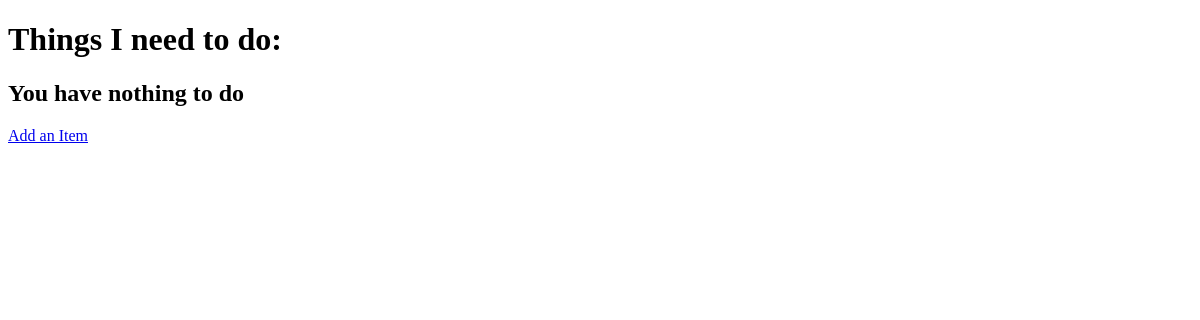
/, run on an earlier commit of the app's database.
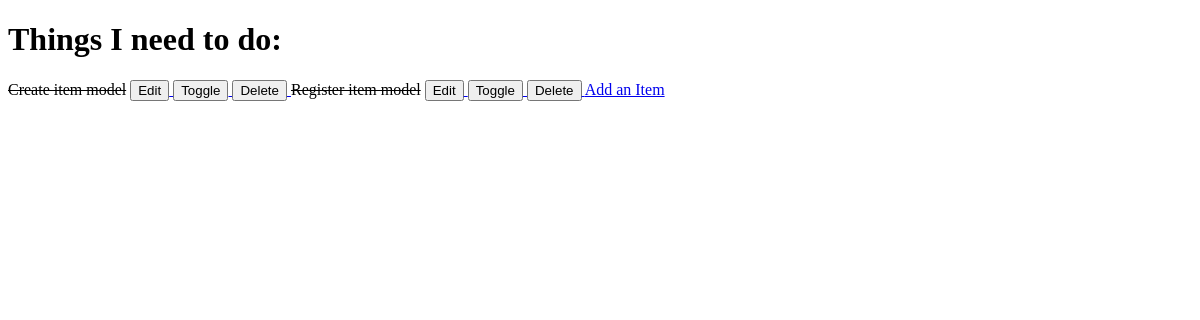
And on a later commit of the database.
### firstapp/models.py (models this page shows, shortened)
class Item(models.Model):
    name = models.CharField(max_length=50, null=False, blank=False)
    done = models.BooleanField(null=False, blank=False, default=False)

### firstapp/views.py (the view)
# urls.py: path('', views.get_first_app, name='get_first_app'),
def get_first_app(request):
    items = Item.objects.all()
    context = {
        'items': items
    }
    return render(request, 'firstapp/firstapp.html', context)

### firstapp/templates/firstapp/firstapp.html (shortened to what this page needs)
<!DOCTYPE html>
<html lang="en">
<head>
</head>
<body>
    <h1>Things I need to do:</h1>
    {% for item in items %}
    <tr>
        {% if item.done %}
        <td><strike>{{ item.name }}</strike></td>
        {% else %}
        <td>{{ item.name }}</td>
        {% endif %}
        <td>
            <a href="/edit/{{ item.id }}">
                <button>Edit</button>
            </a>
            <a href="/toggle/{{ item.id }}">
                <button>Toggle</button>
            </a>
            <a href="/delete/{{ item.id }}">
                <button>Delete</button>
            </a>
        </td>
    </tr>
    {% empty %}
    <h2>You have nothing to do</h2>
    {% endfor %}
    <a href="/add">Add an Item</a>
</body>
</html>

What changed in the data, as far as the page shows it:
added Item: name "Create item model"
added Item: name "Register item model"
Also different on the page:
text no longer shown: "You have nothing to do"
